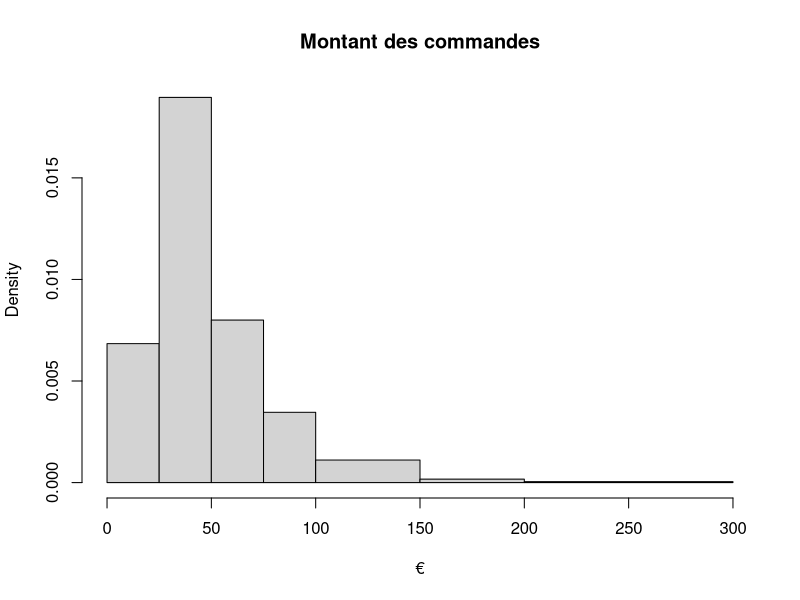
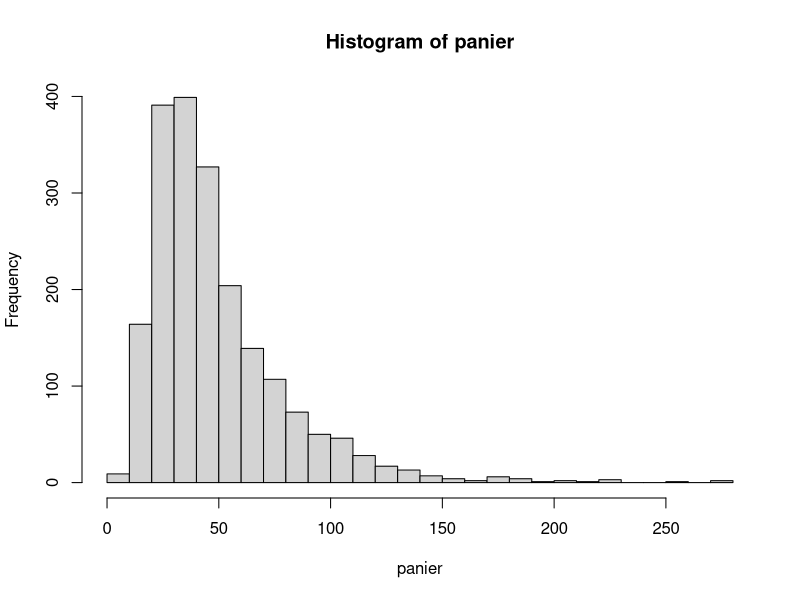
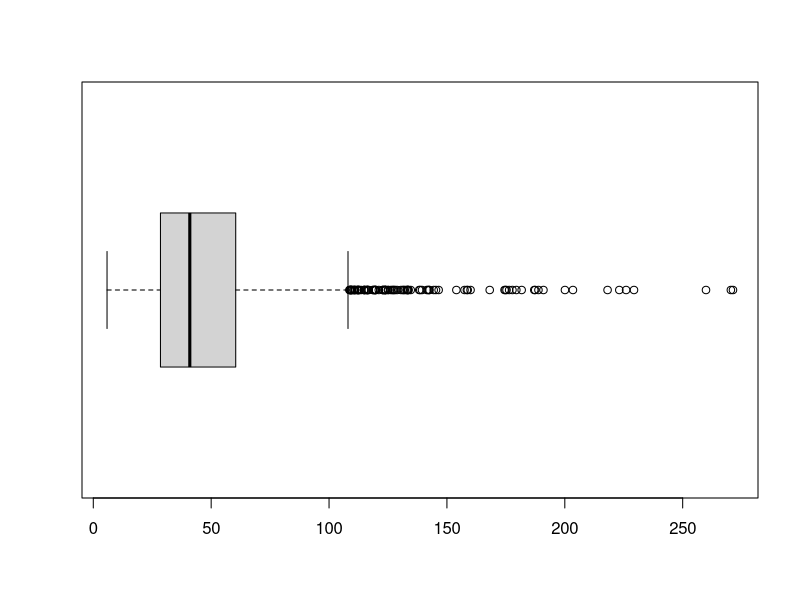
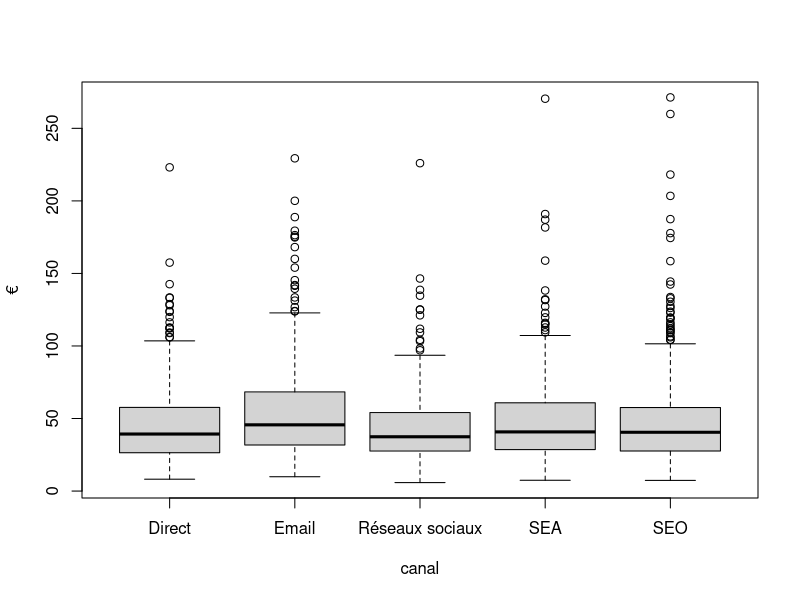
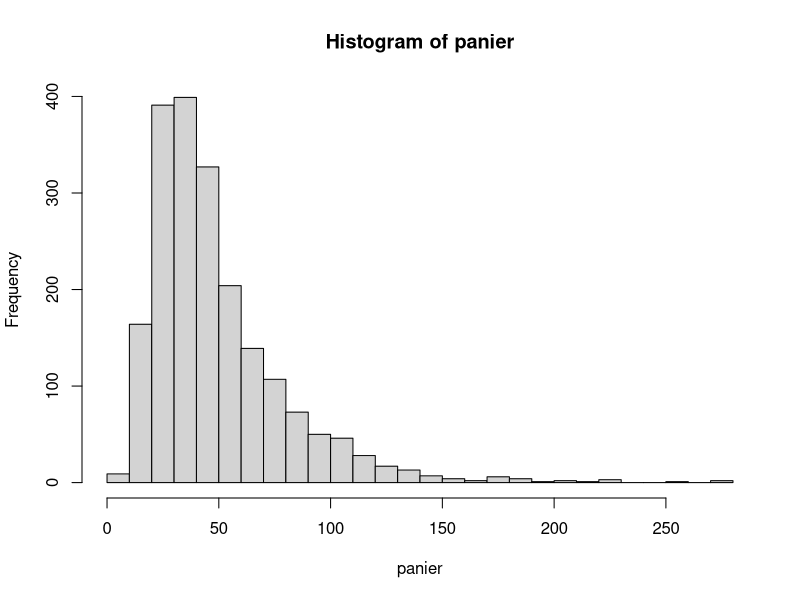
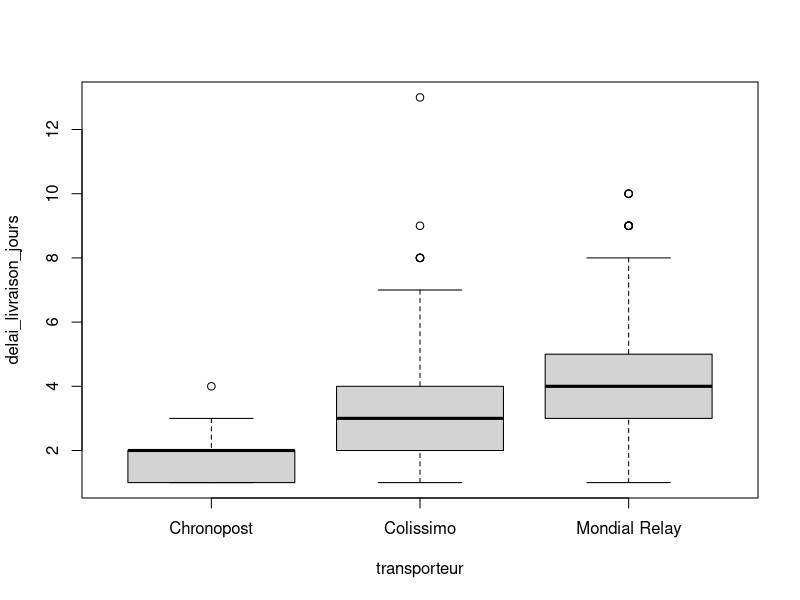
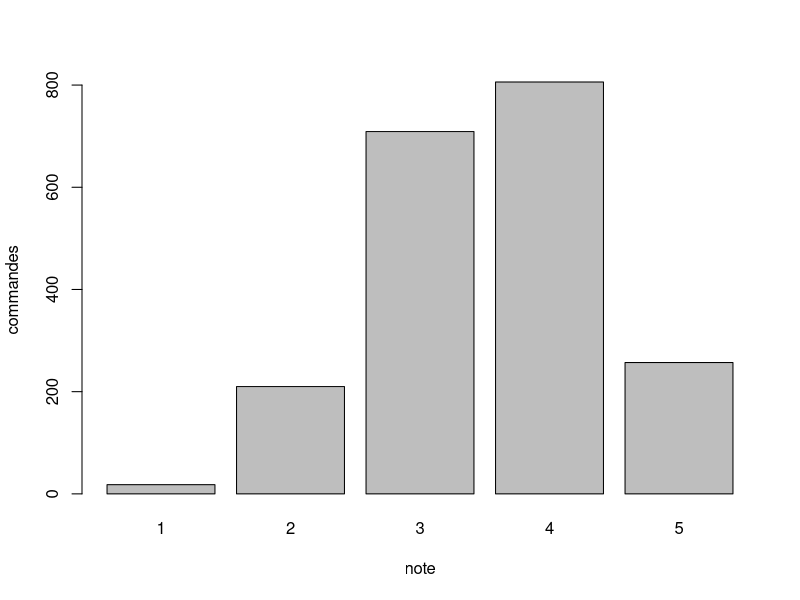

Write R code to recreate these figures, in order.
# Fil rouge, étape 1 : décrire (version R de ce qu'on a fait dans Excel)
# Les valeurs attendues sont en commentaire après chaque commande.

# 0. Charger les commandes --------------------------------------------------
commandes = read.table("medias/filRouge/commandes.csv",
                       sep = ";", dec = ",", header = TRUE,
                       fileEncoding = "UTF-8-BOM")
str(commandes)       # 2000 lignes, 10 colonnes ; montant_eur doit être num, pas chr
head(commandes)

# 1. Le panier : position, dispersion --------------------------------------
panier = commandes$montant_eur

mean(panier)         # 49.12  : la moyenne
median(panier)       # 40.94  : la médiane
sd(panier)           # 31.01  : l'écart-type (divise par n-1, comme ECARTYPE.STANDARD)
quantile(panier)     # min 5.83, Q1 28.50, médiane 40.94, Q3 60.40, max 271.33
IQR(panier)          # 31.90  : écart inter-quartiles
quantile(panier, c(0.90, 0.99))   # 87.71 et 168.21

# le mode, arrondi à 10 € : la valeur la plus fréquente
table(round(panier / 10) * 10)    # 30 € (437 commandes), puis 40 € (353)
summary(panier)                   # tout d'un coup

# 2. Découper en classes : effectifs, fréquences, fréquences cumulées ------
bornes = c(0, 25, 50, 75, 100, 150, 200, 300)
classes = cut(panier, bornes, right = FALSE)    # [0,25) [25,50) ... [200,300)
effectifs = table(classes)
effectifs                         # 342  947  400  174  111  17  9
prop.table(effectifs)             # fréquences : 0.171 0.473 0.200 0.087 0.056 0.009 0.004
cumsum(prop.table(effectifs))     # cumulées : 0.171 0.644 0.845 0.931 0.987 0.996 1

# 3. L'histogramme ---------------------------------------------------------
hist(panier, breaks = bornes, main = "Montant des commandes", xlab = "€")
# ou avec des classes automatiques :
hist(panier, breaks = 30)
boxplot(panier, horizontal = TRUE)

# 4. Effectifs et fréquences par canal et par transporteur -----------------
table(commandes$canal)
#   Direct  Email  Réseaux sociaux  SEA  SEO
#      314    381              252  419  634
round(prop.table(table(commandes$canal)), 3)
table(commandes$transporteur)
#   Chronopost  Colissimo  Mondial Relay
#          396       1002            602

# 5. Délai de livraison par transporteur -----------------------------------
tapply(commandes$delai_livraison_jours, commandes$transporteur, mean)
#   Chronopost 1.70   Colissimo 3.21   Mondial Relay 3.97
tapply(commandes$delai_livraison_jours, commandes$transporteur, median)
#   2  3  4
tapply(commandes$delai_livraison_jours, commandes$transporteur, sd)
#   0.65  1.27  1.58

# la même chose en un tableau :
aggregate(delai_livraison_jours ~ transporteur, data = commandes,
          FUN = function(x) c(n = length(x), moyenne = mean(x), mediane = median(x), sd = sd(x)))

# 6. Boxplot du montant par canal ------------------------------------------
boxplot(montant_eur ~ canal, data = commandes, ylab = "€")
tapply(commandes$montant_eur, commandes$canal, mean)
#   Direct 47.32   Email 55.44   Réseaux sociaux 44.58   SEA 49.07   SEO 48.05
tapply(commandes$montant_eur, commandes$canal, median)
#   39.30   45.66   37.42   40.76   40.52

# Les questions ------------------------------------------------------------

# Q1. Moyenne (49 €) et médiane (41 €) différentes : pourquoi ?
hist(panier, breaks = 30)         # asymétrique à droite : quelques très gros paniers
mean(panier) > median(panier)     # TRUE : la queue à droite tire la moyenne
# coefficient d'asymétrie, à la main (pas de fonction de base dans R) :
mean(((panier - mean(panier)) / sd(panier))^3)   # ≈ 2.1, très asymétrique (0 = symétrique)
# -> la médiane décrit le client typique ; la moyenne sert au CA (CA = moyenne × nombre).
#    Donner les deux à la direction, et dire lequel sert à quoi.

# Q2. Quelle part du CA font les 10 % de commandes les plus grosses ?
seuil = quantile(panier, 0.90)                    # 87.71 €
grosses = panier[panier >= seuil]
length(grosses)                                   # 200 commandes
sum(grosses) / sum(panier)                        # 0.243 : 24,3 % du chiffre d'affaires
# variante : trier et prendre les 200 dernières
sum(sort(panier, decreasing = TRUE)[1:200]) / sum(panier)

# Q3. Que dire des délais sans aucun test ?
boxplot(delai_livraison_jours ~ transporteur, data = commandes)
# Les boîtes ne se chevauchent presque pas : Chronopost 1,7 j contre 3,2 et 4,0.
# Avec 400 à 1000 commandes par transporteur, il n'y a guère de doute ;
# le test (étape 4) confirmera et donnera la précision de l'écart.

# Q4. La satisfaction moyenne est de 3,5 sur 5 : bon résumé ?
mean(commandes$satisfaction)                      # 3.54
table(commandes$satisfaction)                     # 1: 18   2: 210   3: 709   4: 806   5: 257
round(prop.table(table(commandes$satisfaction)), 2)   # 0.01 0.10 0.35 0.40 0.13
barplot(table(commandes$satisfaction), xlab = "note", ylab = "commandes")
# Non : variable ordinale à 5 modalités. Le diagramme en bâtons est plus honnête :
# 11 % de clients mécontents (notes 1 et 2), ce que la moyenne cache.
mean(commandes$satisfaction <= 2)                 # 0.114
